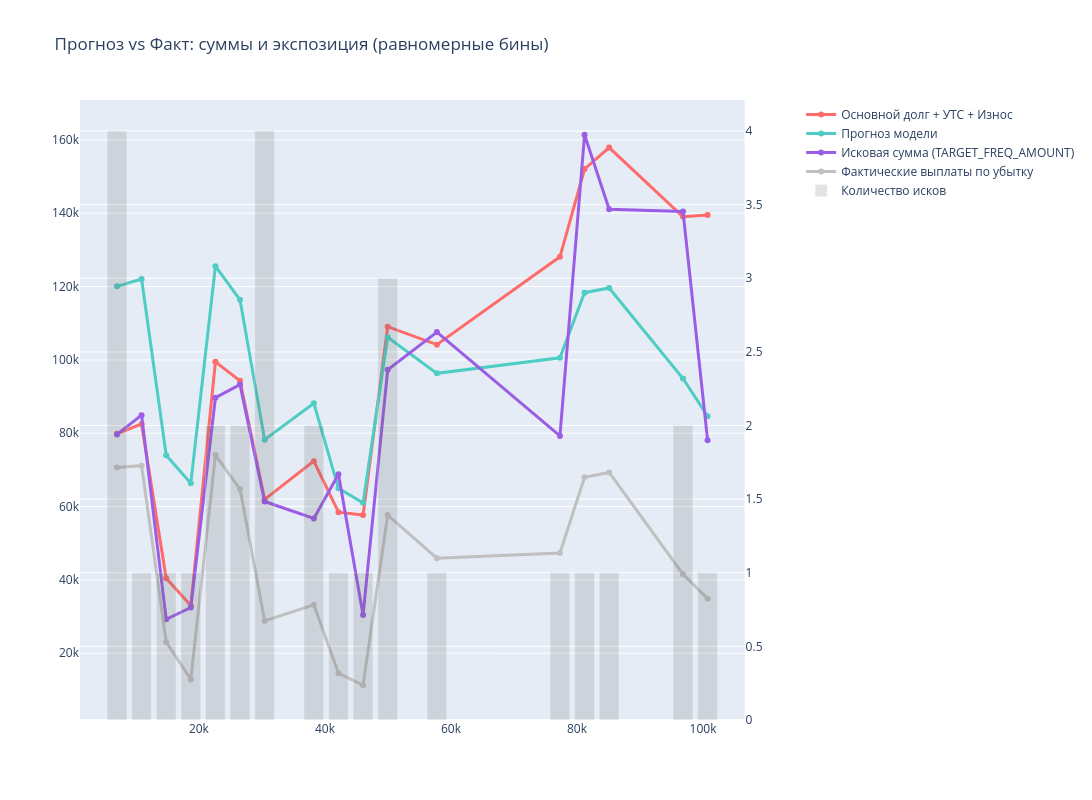

Notebook cell for this chart:
### Code cell
from querulus.fin_effect import (
    plot_confusion_matrix,
    plot_cost_confusion_heatmaps,
    plot_positive_cases_by_month,
    plot_precision_recall_vs_threshold,
    plot_severity_fact_vs_pred_binned,
    plot_target_monthly_share,
)

split = training.frequency_split
frame = fin_effect.frame
y_test = split.y_test.loc[frame.index]
x_test = split.x_test.loc[frame.index, training.frequency_features]

business_threshold = fin_effect.best_threshold
plot_confusion_matrix(
    frame[FIN_EFFECT_CONFIG.frequency_target_column],
    frame["pred_freq"],
    title=f"Confusion Matrix {FREQUENCY_TARGET} (threshold={business_threshold:.2f})",
)
plot_precision_recall_vs_threshold(training.frequency_model, x_test, y_test)
plot_cost_confusion_heatmaps(frame, y_test, frame["pred_freq"])
plot_severity_fact_vs_pred_binned(
    frame,
    frame[SEVERITY_TARGET],
    frame["pred_sev"],
    mask_actual_claim=(y_test == 1),
    config=FIN_EFFECT_CONFIG,
)
plot_target_monthly_share(df, config=FIN_EFFECT_CONFIG)
plot_positive_cases_by_month(df, config=FIN_EFFECT_CONFIG)

### Figure 1 — Plotly figure (JSON) as saved in the notebook; plotly's stock layout.template omitted (floating-point values rounded to 4 significant figures)
{"data": [{"line": {"color": "#FF6B6B", "width": 3}, "mode": "lines+markers", "name": "Основной долг + УТС + Износ", "type": "scatter", "x": [6999.0, 10900.0, 14810.0, 18720.0, 22620.0, 26530.0, 30430.0, 38240.0, 42150.0, 46050.0, 49960.0, 57770.0, 77290.0, 81200.0, 85110.0, 96820.0, 100700.0], "xaxis": "x", "y": [79840.0, 82530.0, 40450.0, 33000.0, 99460.0, 94280.0, 61970.0, 72390.0, 58460.0, 57700.0, 109000.0, 104100.0, 128100.0, 152100.0, 157900.0, 139000.0, 139500.0], "yaxis": "y"}, {"line": {"color": "#4ECDC4", "width": 3}, "mode": "lines+markers", "name": "Прогноз модели", "type": "scatter", "x": [6999.0, 10900.0, 14810.0, 18720.0, 22620.0, 26530.0, 30430.0, 38240.0, 42150.0, 46050.0, 49960.0, 57770.0, 77290.0, 81200.0, 85110.0, 96820.0, 100700.0], "xaxis": "x", "y": [120100.0, 122100.0, 73980.0, 66350.0, 125500.0, 116400.0, 78250.0, 88160.0, 64980.0, 61040.0, 106200.0, 96330.0, 100600.0, 118300.0, 119600.0, 94920.0, 84660.0], "yaxis": "y"}, {"line": {"color": "#9B5DE5", "width": 3}, "mode": "lines+markers", "name": "Исковая сумма (TARGET_FREQ_AMOUNT)", "type": "scatter", "x": [6999.0, 10900.0, 14810.0, 18720.0, 22620.0, 26530.0, 30430.0, 38240.0, 42150.0, 46050.0, 49960.0, 57770.0, 77290.0, 81200.0, 85110.0, 96820.0, 100700.0], "xaxis": "x", "y": [79670.0, 84920.0, 29250.0, 32450.0, 89680.0, 93260.0, 61370.0, 56750.0, 68780.0, 30440.0, 97300.0, 107600.0, 79270.0, 161400.0, 141100.0, 140500.0, 78050.0], "yaxis": "y"}, {"line": {"color": "silver", "width": 3}, "mode": "lines+markers", "name": "Фактические выплаты по убытку", "type": "scatter", "x": [6999.0, 10900.0, 14810.0, 18720.0, 22620.0, 26530.0, 30430.0, 38240.0, 42150.0, 46050.0, 49960.0, 57770.0, 77290.0, 81200.0, 85110.0, 96820.0, 100700.0], "xaxis": "x", "y": [70650.0, 71150.0, 23070.0, 12860.0, 74040.0, 64760.0, 28840.0, 33210.0, 14560.0, 11260.0, 57680.0, 45910.0, 47350.0, 68010.0, 69300.0, 41560.0, 34880.0], "yaxis": "y"}, {"marker": {"color": "rgba(100, 100, 100, 0.3)"}, "name": "Количество исков", "opacity": 0.6, "type": "bar", "x": [6999.0, 10900.0, 14810.0, 18720.0, 22620.0, 26530.0, 30430.0, 38240.0, 42150.0, 46050.0, 49960.0, 57770.0, 77290.0, 81200.0, 85110.0, 96820.0, 100700.0], "xaxis": "x", "y": [4, 1, 1, 1, 2, 2, 4, 2, 1, 1, 3, 1, 1, 1, 1, 2, 1], "yaxis": "y2"}], "layout": {"height": 800, "hovermode": "x unified", "title": {"text": "Прогноз vs Факт: суммы и экспозиция (равномерные бины)"}, "width": 1150, "xaxis": {"anchor": "y", "domain": [0, 0.94]}, "yaxis": {"anchor": "x", "domain": [0, 1]}, "yaxis2": {"anchor": "x", "overlaying": "y", "side": "right"}}}
